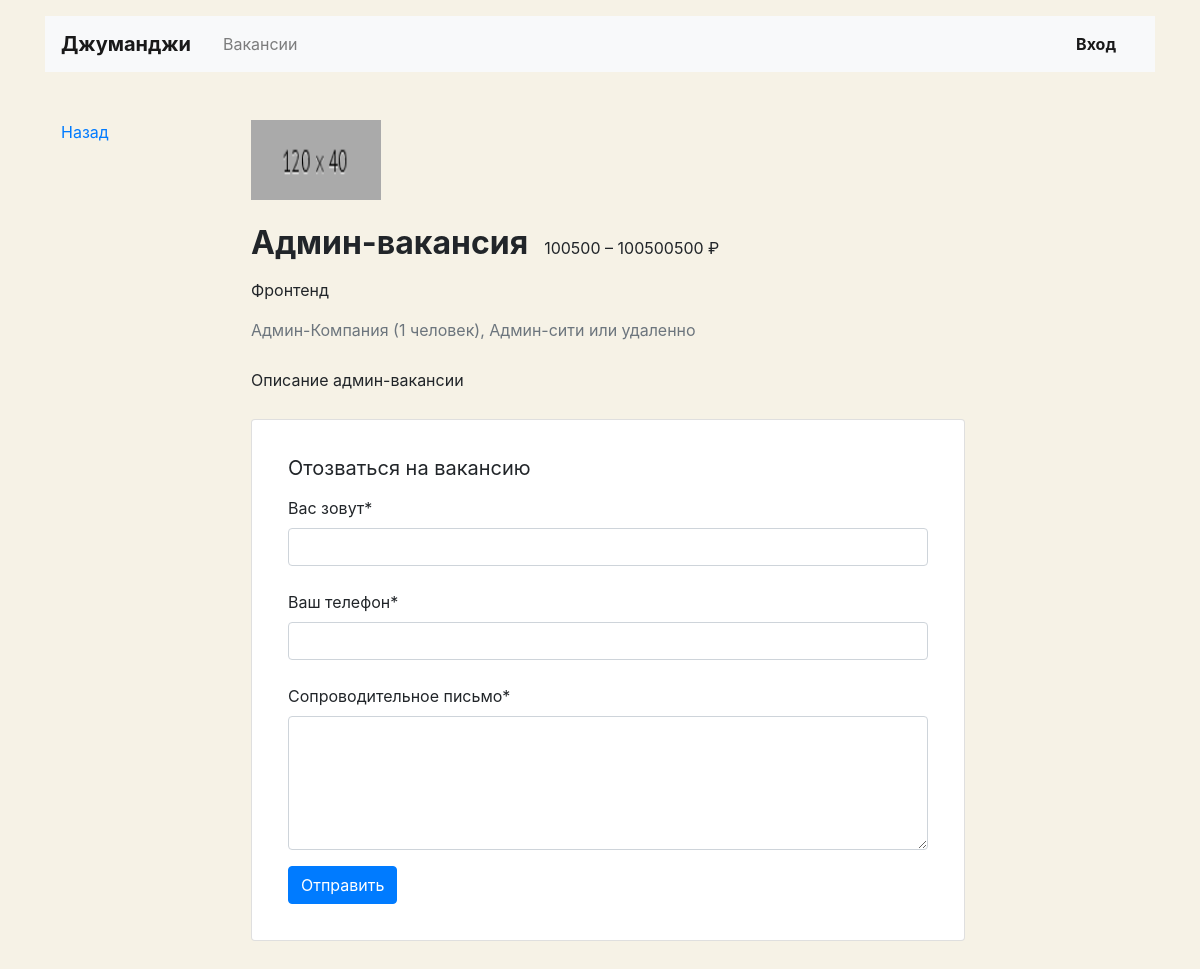
/vacancies/10/, run on an earlier commit of the app's database.
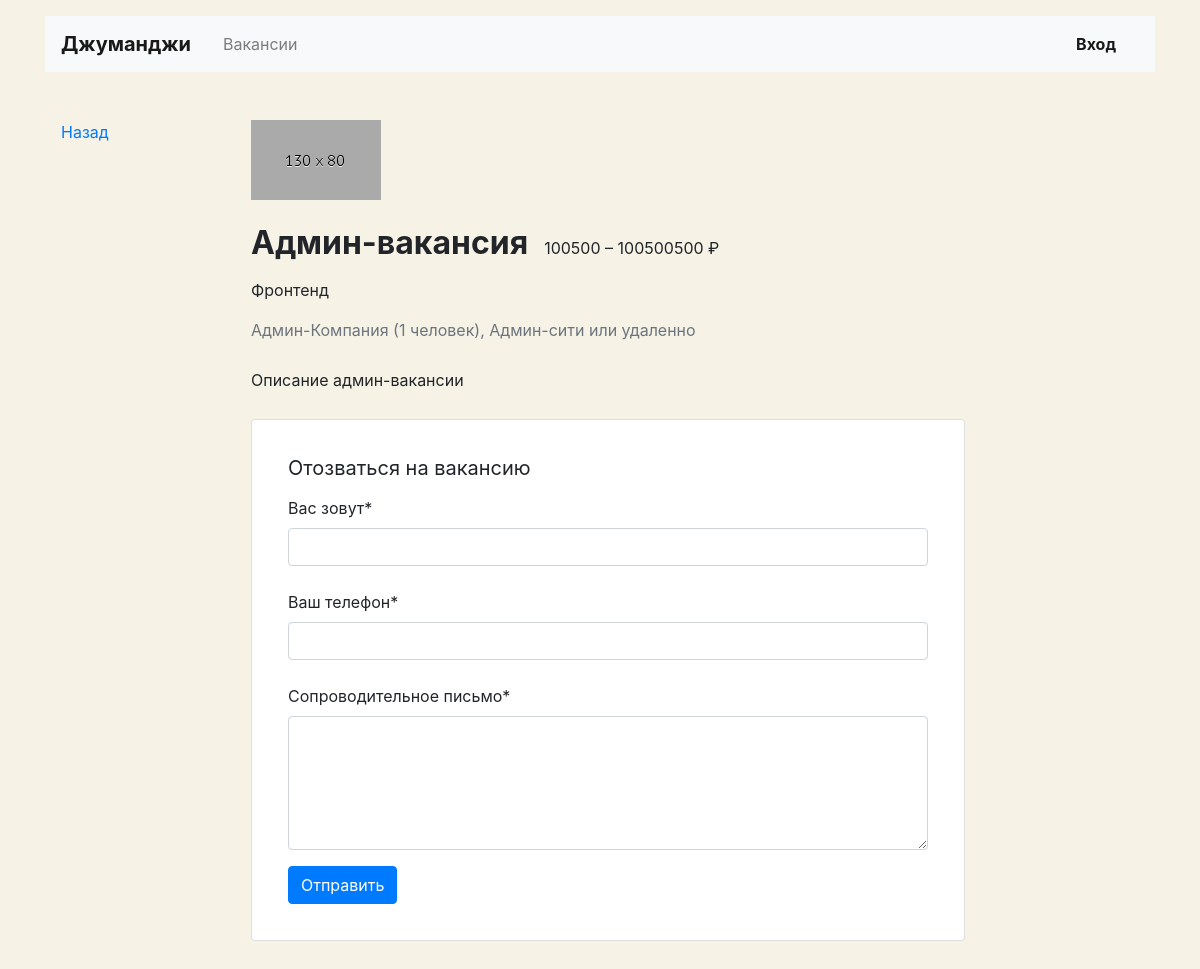
And on a later commit of the database.
### vacancies/models.py (models this page shows, shortened)
class Vacancy(models.Model):
    title = models.CharField(max_length=100)
    specialty = models.ForeignKey(Specialty, null=True, blank=True, on_delete=models.SET_NULL, related_name='vacancies')
    company = models.ForeignKey(Company, on_delete=models.CASCADE, related_name='vacancies')
    skills = models.ManyToManyField(Skill, related_name='vacancies')
    description = models.TextField()
    salary_min = models.IntegerField(default=0)
    salary_max = models.IntegerField(default=0)
    published_at = models.DateField(default=date.today)

class Company(models.Model):
    name = models.CharField(max_length=100)
    owner = models.OneToOneField(get_user_model(), on_delete=models.CASCADE, related_name='company')
    location = models.CharField(max_length=30)
    logo = models.ImageField(upload_to=MEDIA_COMPANY_IMAGE_DIR, default='company_images/130x80.gif')
    description = models.TextField(default='', blank=True)
    employee_count = models.IntegerField(default=1)

class Specialty(models.Model):
    code = models.CharField(max_length=20)
    title = models.CharField(max_length=20)
    picture = models.ImageField(upload_to=MEDIA_SPECIALTY_IMAGE_DIR)

### vacancies/views.py (the view, shortened to what this page needs)
# urls.py: path('vacancies/<int:pk>/', VacancyView.as_view(), name='vacancy'),
@method_decorator(login_required, 'post')
class VacancyView(View):
    def get(self, request, pk):
        vacancy = get_object_or_404(
            Vacancy.objects.prefetch_related('skills').select_related('company', 'specialty'),
            id=pk,
        )
        context = {
            'vacancy': vacancy,
            'form': ApplicationForm,
        }
        return render(request, 'vacancy.html', context=context)

### vacancies/templatetags/pluralize_ru.py (called while the page is built)
@register.filter()
def pluralize_ru(number: Union[int, str], arg: str = 'дурак, дурака, дураков'):
    nominative_singular, genitive_singular, genitive_plural = arg.split(', ')
    number = abs(int(number))
    if 10 <= number % 100 <= 20:
        return f'{number} {genitive_plural}'
    if number % 10 == 1:
        return f'{number} {nominative_singular}'
    if 2 <= number % 10 <= 4:
        return f'{number} {genitive_singular}'
    return f'{number} {genitive_plural}'

### templates/vacancy.html (shortened to what this page needs)
{% extends 'base.html' %}
{% load pluralize_ru %}
{% load crispy_forms_tags %}
{% block container %}
  <main class="container mt-3 pb-5">
    <div class="row mt-5">
      <div class="col-12 col-lg-2">
        <div class="pl-3 mb-5">
          <p><a href="{{ request.META.HTTP_REFERER }}">Назад</a></p>
        </div>
      </div>
      <div class="col-12 col-lg-8">
        <section class="pl-3">
          <a href="{% url 'company' vacancy.company.id %}"><img src="{{ vacancy.company.logo.url }}" width="130" height="80" alt=""></a>
          <div class="d-flex align-items-baseline align-content-baseline">
            <h1 class="h2 mt-4 font-weight-bold">{{ vacancy.title }}</h1>
            <p class="m-0 pl-3">{{ vacancy.salary_min }} – {{ vacancy.salary_max }} ₽</p>
          </div>
          <p class="mt-2">
            {{ vacancy.specialty.title }}
          </p>
          <p class="text-muted mb-4">{{ vacancy.company.name|title }} ({{ vacancy.company.employee_count|pluralize_ru:"человек, человека, человек" }}), {{ vacancy.company.location }} или удаленно</p>
          <div style="line-height: 1.8;">
            {{ vacancy.description|safe }}
          </div>
          <div class="card mt-4 mb-3">
            <div class="card-body mx-3">
              <p class="h5 mt-3 font-weight-normal">Отозваться на вакансию</p>
              {% crispy form %}
            </div>
          </div>
        </section>
      </div>
    </div>
  </main>
{% endblock %}

What changed in the data, as far as the page shows it:
changed through a linked row, Vacancy "Админ-вакансия": company.logo: a different picture
